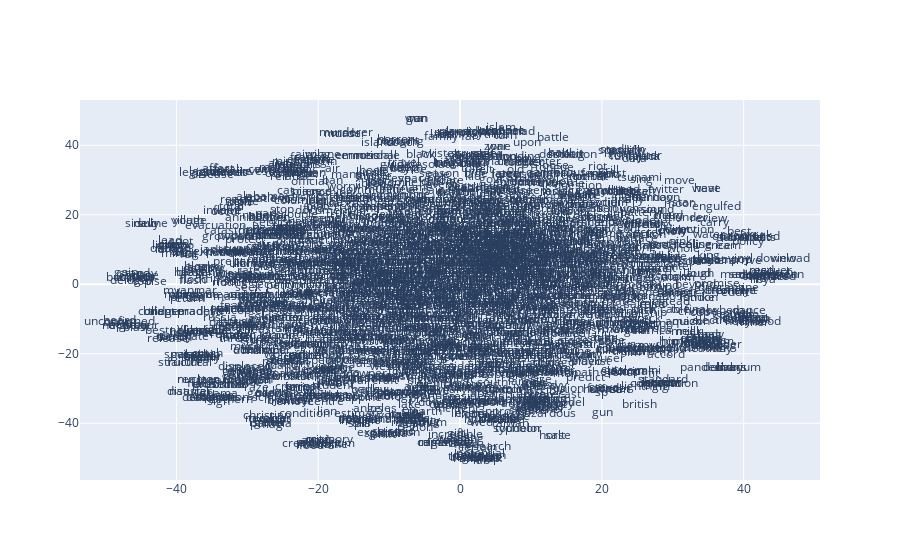

Notebook code for this chart:
### Code cell
x_vals, y_vals, labels = reduce_dimensions(model_ui_sg)
plot_function(x_vals, y_vals, labels)

### Figure 1 — Plotly figure (JSON) as saved in the notebook; plotly's stock layout.template omitted (floating-point values rounded to 4 significant figures; data arrays with more than 128 entries replaced by an {"elided": "..."} marker saying what was removed)
{"data": [{"mode": "text", "text": {"elided": "2209 str values"}, "type": "scatter", "x": {"elided": "2209 float values"}, "y": {"elided": "2209 float values"}}], "layout": {}}
